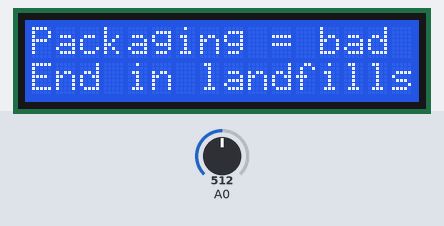
A sketch run on a simulated Arduino Uno, built with avr-gcc and run on an emulated ATmega328P. Parts: 16×2 character LCD. The test bench sets the inputs (shaded band); at power-on: A0 = 512. What the sketch prints to the serial monitor is not drawn.

Above: at 1.2 s.
1.3 s: A0 set to 834
4.3 s: A0 set to 862
At 4.8 s:
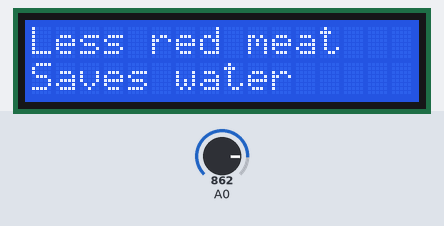
5.8 s: A0 set to 716
At 6.6 s:
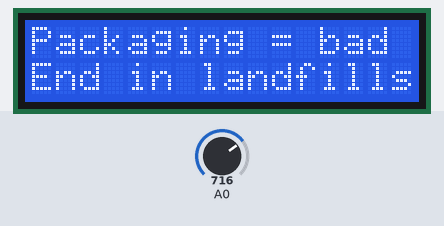
11.8 s: A0 set to 440
14.8 s: A0 set to 459
17.8 s: A0 set to 306
Timing chart, 0 to 20.8 s (numbered marks = the images above; inputs shaded):
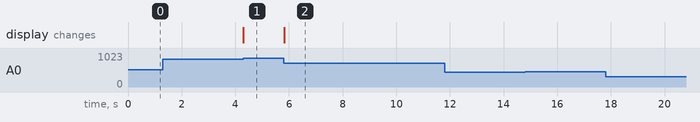

Measured:
- the behaviour switches between 849 and 850 on A0 (found by bisection; images 0 and 1)
- after the input at 1.3 s, every drawn part: stays the same
- after the input at 4.3 s, the display: changes at once (image 1)
- after the input at 5.8 s, the display: changes at once (image 2)
- after the input at 11.8 s, every drawn part: stays the same
- after the input at 14.8 s, every drawn part: stays the same
- after the input at 17.8 s, every drawn part: stays the same

The sketch:

screen.ino
```cpp
#include <LiquidCrystal.h>
LiquidCrystal lcd(8, 9, 4, 5, 6, 7);
#define btnRIGHT  0
#define btnUP     1
#define btnDOWN   2
#define btnLEFT   3
#define btnSELECT 4
#define btnNONE   5
int adc_key_in  = 0;
int read_LCD_buttons(){
 adc_key_in = analogRead(0);
 if (adc_key_in > 1000) return 5;
 if (adc_key_in < 50)   return 0;
 if (adc_key_in < 250)  return 1;
 if (adc_key_in < 450)  return 2;
 if (adc_key_in < 650)  return 3;
 if (adc_key_in < 850)  return 4;
 return 5;
}
void setup() {
  lcd.begin(16, 2);
  Serial.begin(9600);
}
char* Tips[]={"Less red meat", "Saves water", "Taps on", "Wastes Water!", "Recycling", "Lowers pollution", "Cars make", "Greenhouse gases", "Packaging = bad", "End in landfills"};
int button = read_LCD_buttons();

void loop() {
  lcd.clear();
  for (int i = 0; i<10; i +=2){
    lcd.clear();
    lcd.setCursor(0,0);
    lcd.write(Tips[i]);
    lcd.setCursor(0,1);
    lcd.print(Tips[i+1]);
    button = read_LCD_buttons();
    Serial.write(button);

  while(button == btnNONE){
  button= read_LCD_buttons();
  Serial.write(button);
  }
  }
}
```
